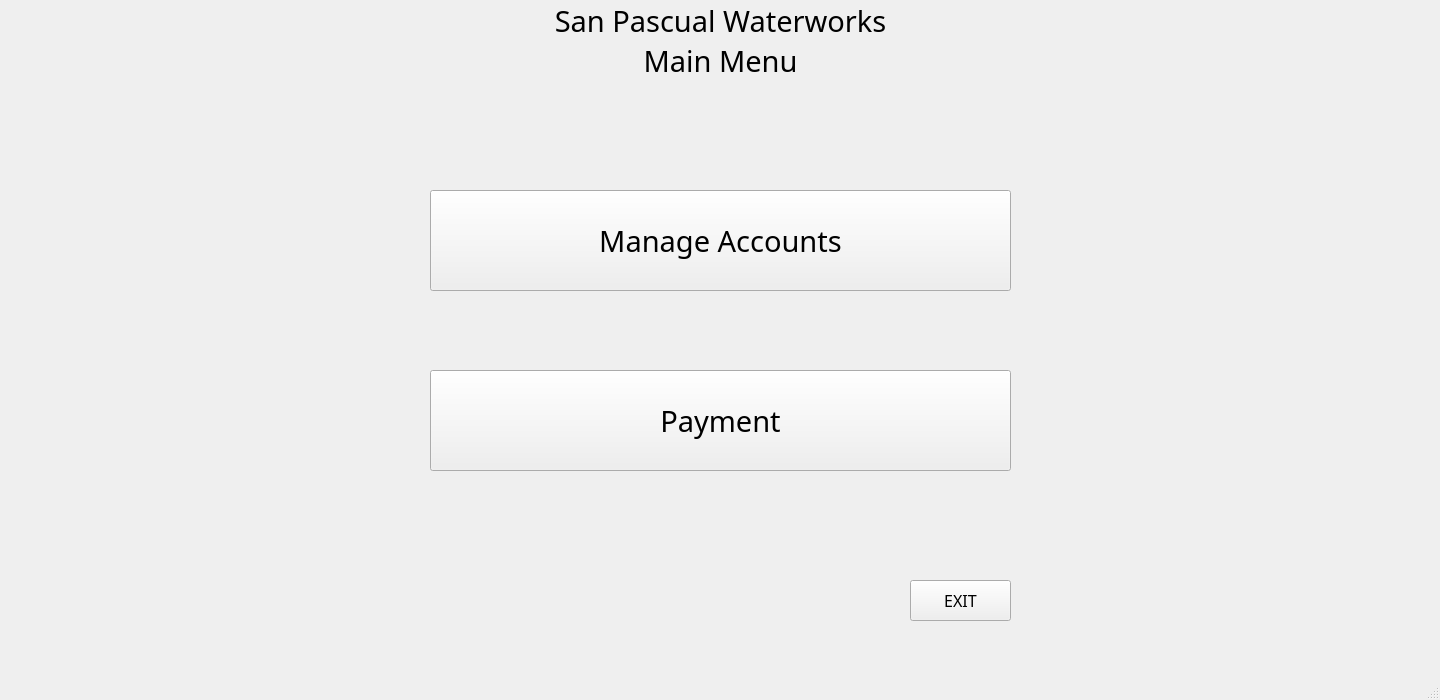
<?xml version="1.0" encoding="UTF-8"?>
<ui version="4.0">
 <class>mainWindow</class>
 <widget class="QMainWindow" name="mainWindow">
  <property name="geometry">
   <rect>
    <x>0</x>
    <y>0</y>
    <width>1440</width>
    <height>700</height>
   </rect>
  </property>
  <property name="windowTitle">
   <string>San Pascual Waterworks</string>
  </property>
  <widget class="QWidget" name="centralwidget">
   <widget class="QPushButton" name="btnAccounts">
    <property name="geometry">
     <rect>
      <x>430</x>
      <y>190</y>
      <width>581</width>
      <height>101</height>
     </rect>
    </property>
    <property name="font">
     <font>
      <family>MS Gothic</family>
      <pointsize>22</pointsize>
     </font>
    </property>
    <property name="text">
     <string>Manage Accounts</string>
    </property>
   </widget>
   <widget class="QPushButton" name="btnTransaction">
    <property name="geometry">
     <rect>
      <x>430</x>
      <y>370</y>
      <width>581</width>
      <height>101</height>
     </rect>
    </property>
    <property name="font">
     <font>
      <family>MS Gothic</family>
      <pointsize>22</pointsize>
     </font>
    </property>
    <property name="text">
     <string>Payment</string>
    </property>
   </widget>
   <widget class="QPushButton" name="btnExit">
    <property name="geometry">
     <rect>
      <x>910</x>
      <y>580</y>
      <width>101</width>
      <height>41</height>
     </rect>
    </property>
    <property name="font">
     <font>
      <family>MS Gothic</family>
      <pointsize>12</pointsize>
     </font>
    </property>
    <property name="text">
     <string>EXIT</string>
    </property>
   </widget>
   <widget class="QLabel" name="label">
    <property name="geometry">
     <rect>
      <x>0</x>
      <y>0</y>
      <width>1441</width>
      <height>41</height>
     </rect>
    </property>
    <property name="font">
     <font>
      <family>MS Gothic</family>
      <pointsize>22</pointsize>
     </font>
    </property>
    <property name="text">
     <string>San Pascual Waterworks</string>
    </property>
    <property name="alignment">
     <set>Qt::AlignCenter</set>
    </property>
   </widget>
   <widget class="QLabel" name="label_2">
    <property name="geometry">
     <rect>
      <x>0</x>
      <y>40</y>
      <width>1441</width>
      <height>41</height>
     </rect>
    </property>
    <property name="font">
     <font>
      <family>MS Gothic</family>
      <pointsize>22</pointsize>
     </font>
    </property>
    <property name="text">
     <string>Main Menu</string>
    </property>
    <property name="alignment">
     <set>Qt::AlignCenter</set>
    </property>
   </widget>
  </widget>
  <widget class="QMenuBar" name="menubar">
   <property name="geometry">
    <rect>
     <x>0</x>
     <y>0</y>
     <width>1440</width>
     <height>27</height>
    </rect>
   </property>
  </widget>
  <widget class="QStatusBar" name="statusbar"/>
 </widget>
 <resources/>
 <connections/>
</ui>
